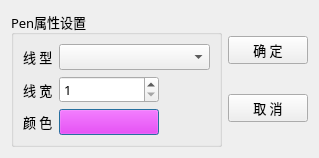
<?xml version="1.0" encoding="UTF-8"?>
<ui version="4.0">
 <class>QWDialogPen</class>
 <widget class="QDialog" name="QWDialogPen">
  <property name="geometry">
   <rect>
    <x>0</x>
    <y>0</y>
    <width>319</width>
    <height>139</height>
   </rect>
  </property>
  <property name="font">
   <font>
    <family>宋体</family>
    <pointsize>10</pointsize>
   </font>
  </property>
  <property name="windowTitle">
   <string>QPen属性设置对话框</string>
  </property>
  <layout class="QHBoxLayout" name="horizontalLayout">
   <item>
    <widget class="QGroupBox" name="groupBox">
     <property name="title">
      <string>Pen属性设置</string>
     </property>
     <layout class="QGridLayout" name="gridLayout">
      <item row="0" column="0">
       <widget class="QLabel" name="label">
        <property name="text">
         <string>线 型</string>
        </property>
       </widget>
      </item>
      <item row="4" column="2">
       <spacer name="horizontalSpacer_2">
        <property name="orientation">
         <enum>Qt::Horizontal</enum>
        </property>
        <property name="sizeHint" stdset="0">
         <size>
          <width>98</width>
          <height>20</height>
         </size>
        </property>
       </spacer>
      </item>
      <item row="2" column="2">
       <spacer name="horizontalSpacer">
        <property name="orientation">
         <enum>Qt::Horizontal</enum>
        </property>
        <property name="sizeHint" stdset="0">
         <size>
          <width>98</width>
          <height>20</height>
         </size>
        </property>
       </spacer>
      </item>
      <item row="2" column="1">
       <widget class="QSpinBox" name="spinWidth">
        <property name="minimumSize">
         <size>
          <width>100</width>
          <height>0</height>
         </size>
        </property>
        <property name="minimum">
         <number>1</number>
        </property>
        <property name="maximum">
         <number>100</number>
        </property>
       </widget>
      </item>
      <item row="4" column="0">
       <widget class="QLabel" name="label_3">
        <property name="text">
         <string>颜 色</string>
        </property>
       </widget>
      </item>
      <item row="2" column="0">
       <widget class="QLabel" name="label_2">
        <property name="text">
         <string>线 宽</string>
        </property>
       </widget>
      </item>
      <item row="0" column="1" colspan="2">
       <widget class="QComboBox" name="comboPenStyle"/>
      </item>
      <item row="1" column="1">
       <spacer name="verticalSpacer">
        <property name="orientation">
         <enum>Qt::Vertical</enum>
        </property>
        <property name="sizeHint" stdset="0">
         <size>
          <width>20</width>
          <height>40</height>
         </size>
        </property>
       </spacer>
      </item>
      <item row="3" column="1">
       <spacer name="verticalSpacer_2">
        <property name="orientation">
         <enum>Qt::Vertical</enum>
        </property>
        <property name="sizeHint" stdset="0">
         <size>
          <width>20</width>
          <height>40</height>
         </size>
        </property>
       </spacer>
      </item>
      <item row="4" column="1">
       <widget class="QPushButton" name="btnColor">
        <property name="autoFillBackground">
         <bool>false</bool>
        </property>
        <property name="styleSheet">
         <string notr="true">background-color: rgb(255, 0, 255);</string>
        </property>
        <property name="text">
         <string/>
        </property>
        <property name="flat">
         <bool>false</bool>
        </property>
       </widget>
      </item>
     </layout>
    </widget>
   </item>
   <item>
    <layout class="QVBoxLayout" name="verticalLayout">
     <item>
      <spacer name="verticalSpacer_5">
       <property name="orientation">
        <enum>Qt::Vertical</enum>
       </property>
       <property name="sizeHint" stdset="0">
        <size>
         <width>20</width>
         <height>40</height>
        </size>
       </property>
      </spacer>
     </item>
     <item>
      <widget class="QPushButton" name="btnOK">
       <property name="text">
        <string>确 定</string>
       </property>
      </widget>
     </item>
     <item>
      <spacer name="verticalSpacer_4">
       <property name="orientation">
        <enum>Qt::Vertical</enum>
       </property>
       <property name="sizeHint" stdset="0">
        <size>
         <width>20</width>
         <height>40</height>
        </size>
       </property>
      </spacer>
     </item>
     <item>
      <widget class="QPushButton" name="btnCancel">
       <property name="text">
        <string>取 消</string>
       </property>
      </widget>
     </item>
     <item>
      <spacer name="verticalSpacer_3">
       <property name="orientation">
        <enum>Qt::Vertical</enum>
       </property>
       <property name="sizeHint" stdset="0">
        <size>
         <width>20</width>
         <height>40</height>
        </size>
       </property>
      </spacer>
     </item>
    </layout>
   </item>
  </layout>
 </widget>
 <resources/>
 <connections>
  <connection>
   <sender>btnOK</sender>
   <signal>clicked()</signal>
   <receiver>QWDialogPen</receiver>
   <slot>accept()</slot>
   <hints>
    <hint type="sourcelabel">
     <x>337</x>
     <y>51</y>
    </hint>
    <hint type="destinationlabel">
     <x>191</x>
     <y>79</y>
    </hint>
   </hints>
  </connection>
  <connection>
   <sender>btnCancel</sender>
   <signal>clicked()</signal>
   <receiver>QWDialogPen</receiver>
   <slot>reject()</slot>
   <hints>
    <hint type="sourcelabel">
     <x>337</x>
     <y>111</y>
    </hint>
    <hint type="destinationlabel">
     <x>191</x>
     <y>79</y>
    </hint>
   </hints>
  </connection>
 </connections>
</ui>
